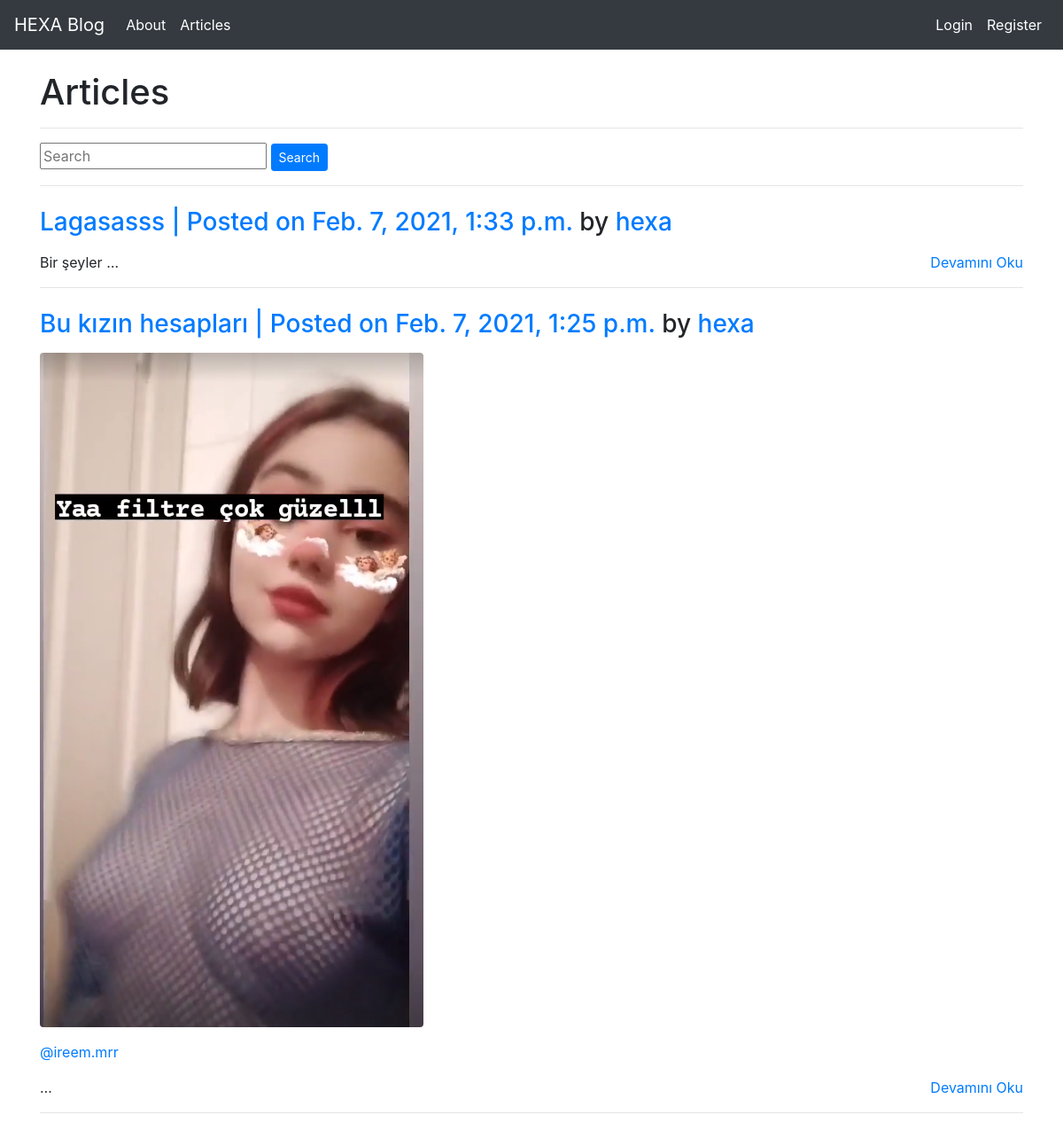
The app's page /articles/ with its own data.
### article/models.py (models this page shows, shortened)
class Article(models.Model):
    author=models.ForeignKey("auth.User",on_delete=models.CASCADE)
    title = models.CharField(max_length=50,verbose_name= "Title")
    content=RichTextField(verbose_name="Content")
    created_date=models.DateTimeField(auto_now_add=True,verbose_name="Oluşturulma tarihi")
    article_image=models.FileField(blank=True,null=True,verbose_name="Image")
    class Meta:
        ordering=['-created_date']

### article/views.py (the view)
# urls.py: path('', views.articles,name="articles"),
def articles(request):
    keyword=request.GET.get("keyword")
    if keyword:
        articles=Article.objects.filter(title__contains= keyword)
    else:
        articles=Article.objects.all()
    context={
        "articles":articles
    }
    return render(request,"articles.html",context)

### templates/articles.html (shortened to what this page needs)
{% extends "layout.html" %}
{% block body %}
<h1>Articles</h1>
<hr>
<form>
<input type="text" class="input-sm" maxlength="64" name="keyword" placeholder="Search"/>
 <button type="submit" class="btn btn-primary btn-sm">Search</button>
 </form>
 <hr>
{% if articles %}
{% for article in articles %}
        <h3 class="mt-4"><a href="{% url 'article:detail' article.id %}" >{{article.title}} | Posted on {{article.created_date}}</a> by
          <a href="#">{{article.author.username}}</a></h3>
        {% if article.article_image %}
        <a href="{% url 'article:detail' article.id %}"><img class="img-fluid rounded" src="{{article.article_image.url}}" alt=""></a>
        {% endif %}
        <p class="lead">
        {{article.content|safe|truncatewords:2}}
        <a style="float:right;" href="{% url 'article:detail' article.id %}">Devamını Oku</a>
        </p>
        <hr>
{% endfor %}
{% else %}
<div class="alert alert-warning">There is no article here</div>
{% endif %}
{% endblock body %}

### templates/layout.html (shortened to what this page needs)
<!DOCTYPE html>
{% load static %}
<html lang="en">
<head>
    <link rel="stylesheet" href="{% static 'css/bootstrap.min.css' %}" >
</head>
<body>
{% include "includes/navbar.html" %}
<div style="margin-top:2vh; margin-bottom:20vh;" class="container">
    {% block body %}
    {% endblock body %}
</div>
</body>
</html>

### templates/includes/navbar.html (shortened to what this page needs)
 <nav class="navbar navbar-expand-md navbar-dark bg-dark mb-4">
      <a class="navbar-brand" href="{% url 'index' %}">HEXA Blog</a>
      <div class="collapse navbar-collapse" id="navbarCollapse">
        <ul class="navbar-nav mr-auto">
          <li class="nav-item active">
            <a class="nav-link" href="{% url 'about' %}">About</a>
          </li>
          <li class="nav-item active">
            <a class="nav-link" href="{% url 'article:articles' %}">Articles</a>
          </li>
        </ul>
    </div>
      <ul class="navbar-nav ml-auto">
        {% if request.user.is_authenticated %}
        <li class="nav-item active">
        <a href="{% url 'article:dashboard' %}" class="nav-link">{{request.user.username}}</a>
        </li>
        <li class="nav-item active">
        <a href="{% url 'article:addarticle' %}" class="nav-link">Add Article</a>
        </li>
        <li class="nav-item active">
        <a href="{% url 'user:logout' %}" class="nav-link">Logout</a>
        </li>
        {% else %}
        <li class="nav-item active">
        <a href="{% url 'user:login' %}"" class="nav-link">Login</a>
        </li>
        <li class="nav-item active">
        <a href="{% url 'user:register' %}" class="nav-link">Register</a>
        </li>
        {% endif %}
        </ul>
    </nav>

### records on screen
Article: title "Lagasasss", created_date "Feb. 7, 2021, 1:33 p.m.", author.username "hexa", content "Bir şeyler …"
Article: title "Bu kızın hesapları", created_date "Feb. 7, 2021, 1:25 p.m.", author.username "hexa", article_image (picture), content "@ireem.mrr …"
